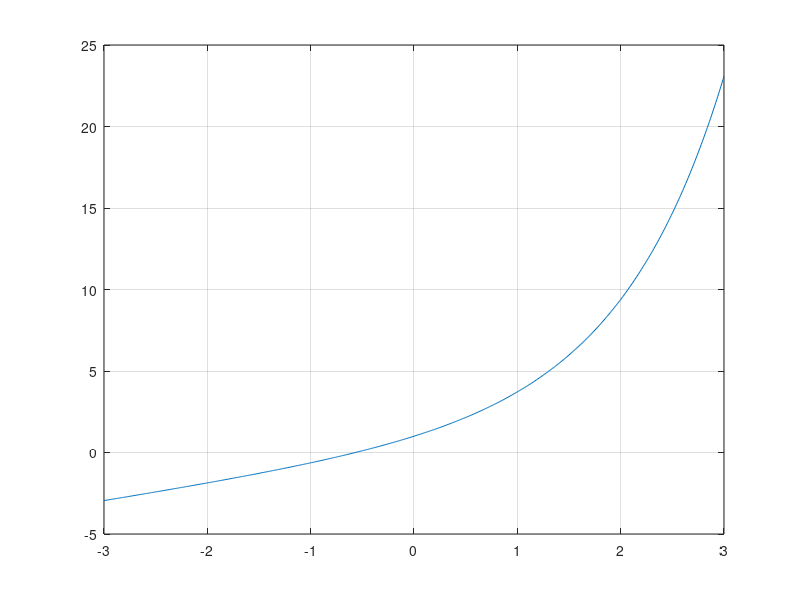

The MATLAB script that drew this image:
% Skript som estimerar ei løysing av likninga f(x)=0
% Skriptet kjører til man får den presisjonen man ønsker.
% Input er start-verdien x0, funksjonsuttrykket f(x), 
% den deriverte av funksjonen, f'(x), og presisjonen Pres.

% Startverdi
x0=-0;

% Funksjon
funk = @(x) exp(x)+x;

% Derivert:
funkDeriv = @(x) exp(x)+1;

% Presisjon
Pres=1e-6;

% Initierer x - ny og gammel
x=x0;
xGml=x+10;      %Tilfeldig tall

% Iterer så lenge forskjellen mellom ny og gammel x er større
% enn Pres.
while abs(x-xGml)>Pres;
    xGml=x;
    format long;
    x=x-funk(x)/funkDeriv(x)
end

% Utskrift av svaret
x;

% Plot
xVektor=-3:1e-2:3;
plot(xVektor,funk(xVektor))
grid on;
